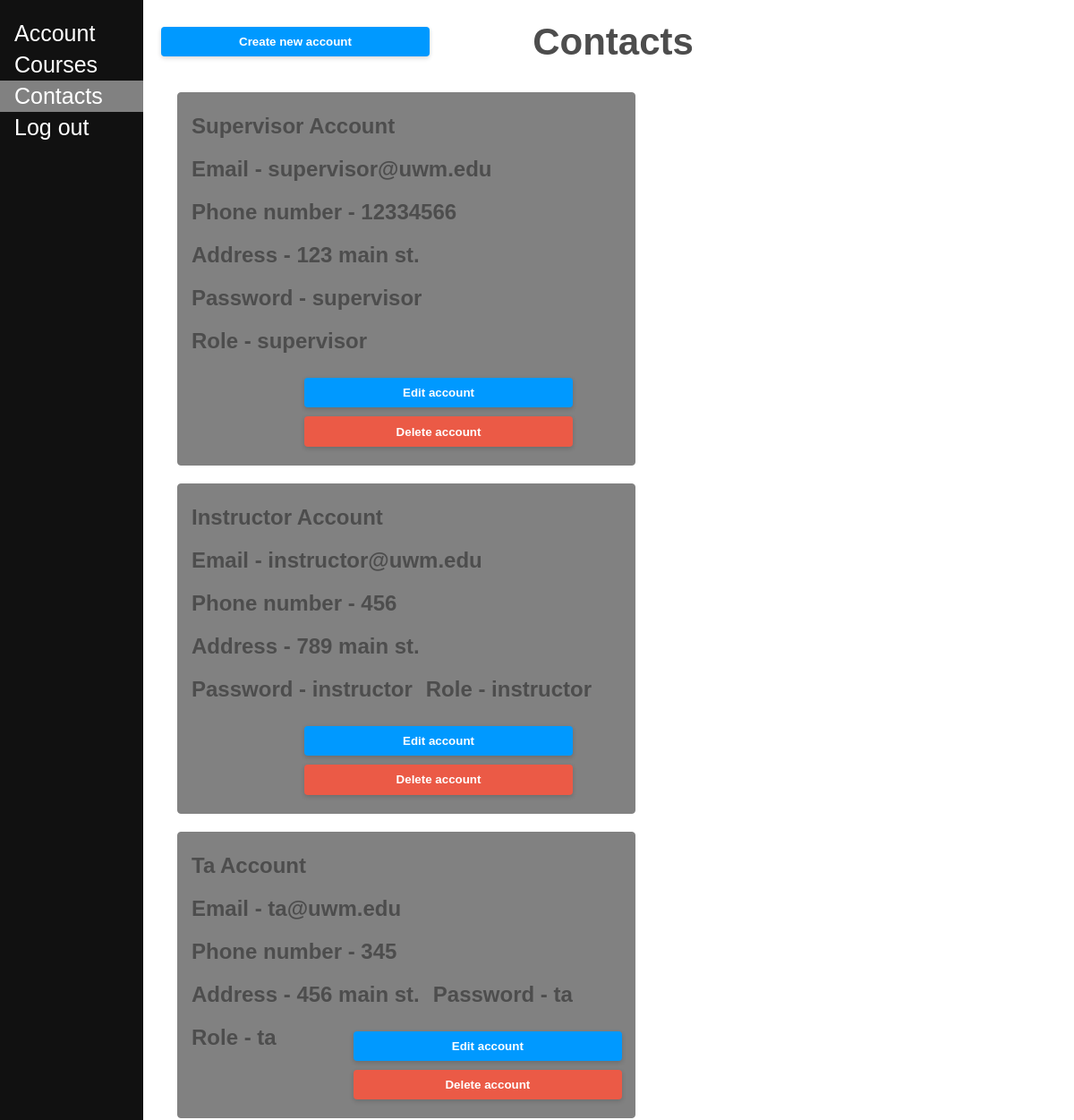
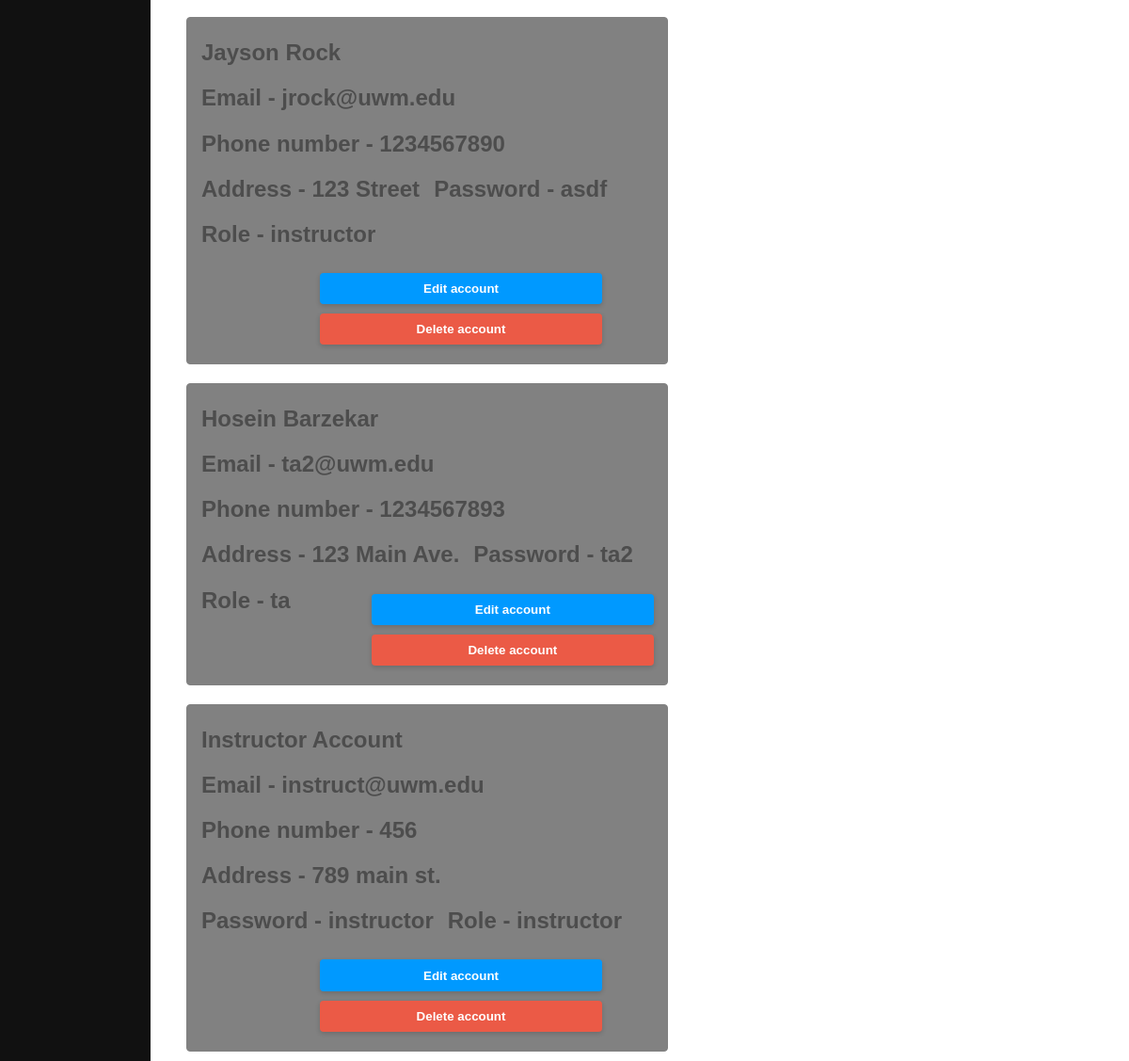
Screenshot of /contacts/ (signed in) with the database file from the repository (2 pictures, top to bottom).
### ourapp/models.py (models this page shows, shortened)
class MyUser(models.Model):
    first_name = models.CharField(max_length=100, default=None)
    last_name = models.CharField(max_length=100, default=None)
    password = models.CharField(max_length=100, default=None)
    address = models.CharField(max_length=100, default=None)
    email = models.EmailField(default=None)
    phone_number = models.CharField(max_length=15, default=None)
    role = models.CharField(max_length=100, default=None, choices=Role.choices)
    skills = models.ManyToManyField(Skill, default=None, blank=True)

### ourapp/views.py (the view, shortened to what this page needs)
# urls.py: path('contacts/', views.Contacts.as_view(), name='contacts')
class Contacts(View):
    def get(self, request):
        request.session['submitted'] = False
        accounts = MyUser.objects.all()
        return render(request, "contacts.html", {"accounts": accounts})

### ourapp/templates/contacts.html (shortened to what this page needs)
<!DOCTYPE html>
<html lang="en">
<head>
    {% load static %}
    <link rel="stylesheet" href="{% static 'styles.css' %}">
</head>
<body>
    <div class="sidenav">
        <a href="/account/">Account</a>
        <a href="/course/">Courses</a>
        <a href="/contacts/" class="current">Contacts</a>
        <a href="/">Log out</a>
    </div>
    <div class="main">
        <section>
            {% if request.session.supervisor %}
                <button class="modButt" id="myBtn">Create new account</button>
            {% endif %}
            <h2>Contacts</h2>
            {% for i in accounts %}
                <div class="contactInfo">
                    <h1>{{ i.first_name }} {{ i.last_name }}</h1>
                    <h1 class="conText">Email - {{ i.email }}</h1>
                    <h1 class="conText">Phone number - {{ i.phone_number }}</h1>
                    {% if request.session.supervisor %}
                        <div class="hidContactInfo">
                            <h1 class="conText">Address - {{ i.address }}</h1>
                            <h1 class="conText">Password - {{ i.password }}</h1>
                            <h1 class="conText">Role - {{ i.role }}</h1>
                        </div>
                    {% endif %}
                    {% if request.session.supervisor %}
                        <div id="contactButts">
                            <button class="modButt editButt" id="myBtn">Edit account</button>
                            <button class="modButt editButt delButt">Delete account</button>
                        </div>
                    {% endif %}
                </div>
            {% endfor %}
        </section>
    </div>
</body>
</html>

### static/styles.css (style rules this page uses)
.modButt { box-shadow: 0px 2px 5px 0px rgb(0 0 0 / 16%); position: absolute; left: 15vw; top: 30px; height: 2.5em; width: 300px; }
a:link { text-decoration: none; }
html { color: #4d4d4d; font-weight: 300; line-height: 1.44em; font-family: sans-serif; }
div { display: block; text-align: center; }
h1 { font-size: 24px; margin-top: 10px; margin-bottom: 25px; }
button { background: #0099FF; width: 100%; color: #FFFFFF; border-radius: 0.3em; display: inline-block; font-weight: bold; padding: 0.6em 1.3em; position: relative; text-decoration: none; border: 0px; }
::placeholder { color: #A8A9AC }
.sidenav { height: 100%; width: 160px; position: fixed; z-index: 1; top: 0; left: 0; background-color: #111111; overflow-x: hidden; padding-top: 20px; }
.sidenav a { padding: 6px 8px 6px 16px; text-decoration: none; text-align: left; font-size: 25px; color: #FFFFFF; display: block; }
.main { margin-left: 170px; font-size: 28px; padding: 0px 10px; }
.current { background-color: #818181; color: #111; }
.delButt { background-color: #EB5A46; }
.editButt { position: relative; margin: 5px; top: 0px; left: 3vw; display: inline; }
.contactInfo { background-color: #818181; padding: 15px; margin: 10px; width: 40vw; text-align: left; border: 1px solid #818181; border-radius: 4px; float: left; }
.hidContactInfo { text-align: left; }
.conText { float: left; margin-top: 0; margin-right: 15px; }

### rows the page displays
MyUser: first_name "Supervisor", last_name "Account", email "supervisor@uwm.edu", phone_number "12334566", address "123 main st.", password "supervisor", role "supervisor"
MyUser: first_name "Instructor", last_name "Account", email "instructor@uwm.edu", phone_number "456", address "789 main st.", password "instructor", role "instructor"
MyUser: first_name "Ta", last_name "Account", email "ta@uwm.edu", phone_number "345", address "456 main st.", password "ta", role "ta"
MyUser: first_name "Jayson", last_name "Rock", email "jrock@uwm.edu", phone_number "1234567890", address "123 Street", password "asdf", role "instructor"
MyUser: first_name "Hosein", last_name "Barzekar", email "ta2@uwm.edu", phone_number "1234567893", address "123 Main Ave.", password "ta2", role "ta"
MyUser: first_name "Instructor", last_name "Account", email "instruct@uwm.edu", phone_number "456", address "789 main st.", password "instructor", role "instructor"
